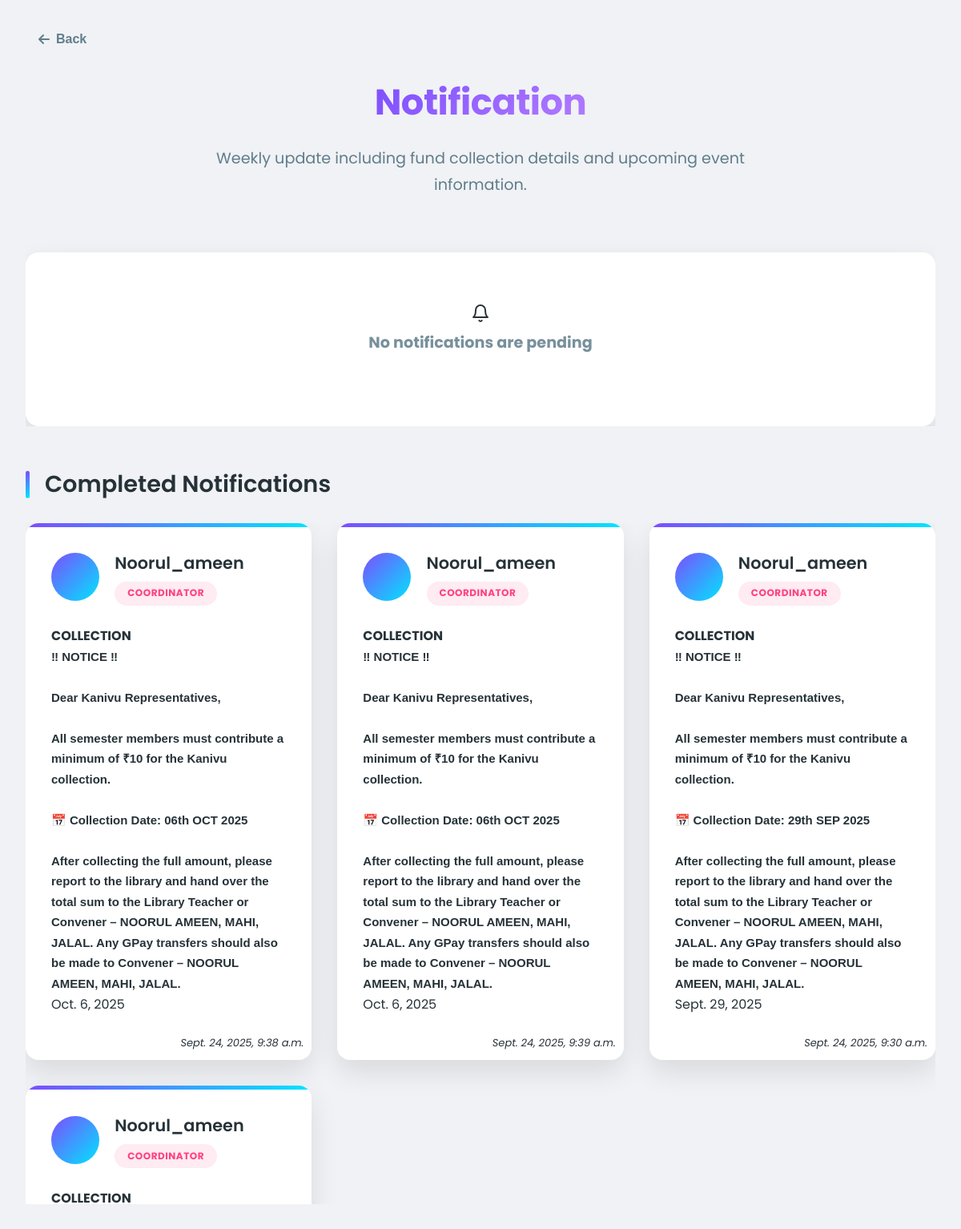
Before: /dashboard/notification/ (signed in) with the older database file.
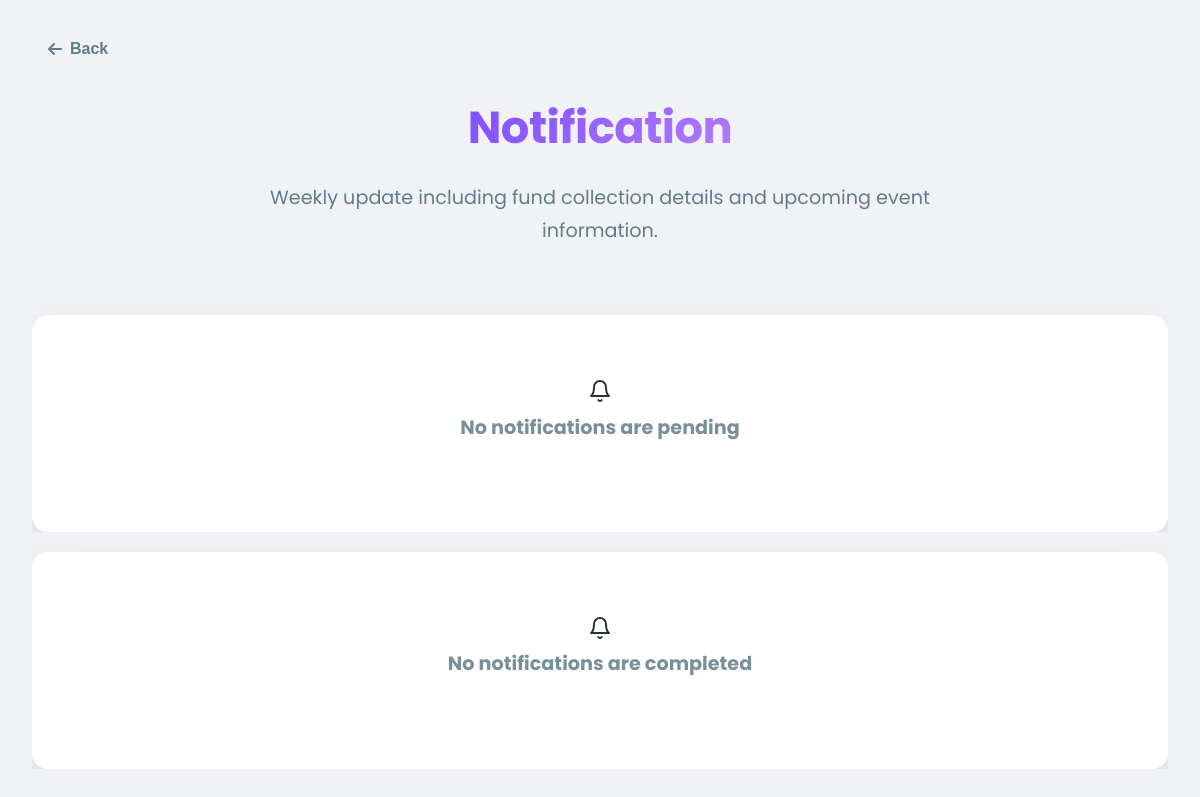
After: the same page with the newer database file.
### dashboard/models.py (models this page shows, shortened)
class NotifyModel(models.Model):
    user=models.ForeignKey(User,on_delete=models.CASCADE)
    title=models.CharField(max_length=255)
    description=models.TextField()
    is_completed=models.BooleanField(default=False)
    program_date=models.DateField()
    announced_time=models.DateTimeField(auto_now_add=True)

### users/models.py (models this page shows, shortened)
class UserProfile(models.Model):
    GENDER_CHOICE=(
        ("","Select the gender"),
        ("male","male"),
        ("female","female"),
    )
    ROLE_CHOICE=(
        ("public_user","public_user"),
        ("member","member"),
        ("coordinator","coordinator"),
        ("convenier","convenier"),
        ("office_staff","office_staff"),
        ("principal","principal"),
        ("chairman","chairman"),
    )
    BLOOD_GROUP_CHOICES = [
        ('', 'Select Blood Group'),
        ('A+', 'A+'),
        ('A-', 'A-'),
        ('B+', 'B+'),
        ('B-', 'B-'),
        ('AB+', 'AB+'),
        ('AB-', 'AB-'),
        ('O+', 'O+'),
        ('O-', 'O-'),
    ]
    user=models.OneToOneField(User,on_delete=models.CASCADE)
    phone_number=models.CharField(max_length=10,null=True,blank=True)
    role=models.CharField(max_length=20,choices=ROLE_CHOICE,default="public_user")
    gender=models.CharField(max_length=10,choices=GENDER_CHOICE,null=True,blank=True)
    address=models.TextField(null=True,blank=True)
    created_at=models.DateTimeField(auto_now_add=True)
    photo=models.ImageField(upload_to="profile_pics/",null=True,blank=True)
    blood=models.CharField(max_length=3,default="",choices=BLOOD_GROUP_CHOICES)
    is_donor = models.BooleanField(default=False)
    date_of_birth = models.DateField(null=True, blank=True)
    age = models.PositiveIntegerField(null=True, blank=True)

### dashboard/views.py (the view)
# urls.py: path("notification/",views.Notification,name="notification"),
@login_required(login_url="/users/login/")
def Notification(req):
    if (req.method=="POST"):
        if not req.user.userprofile.role in ["convenier","coordinator"]:
            return HttpResponseRedirect("/")
        notification_type = req.POST.get("notification_type")
        title=req.POST.get("title")
        description=req.POST.get("description")
        programDate=req.POST.get("program_date")
        department=req.POST.get("department")
        priorityDuty=req.POST.get("selected_section")
        volunteer_date = req.POST.get("date")
        today=timezone.localdate()
        try:
            if not title or not description:
                return JsonResponse({
                    "status":"error",
                    "title":"Both fields are required",
                    "message":"Title and description are required"
                })
            if notification_type == "volunteer":
                if not volunteer_date:
                    return JsonResponse({
                        "status":"error",
                        "title":"Date required",
                        "message":"Date is required for volunteer notifications."
                    })
                volunteer_date_stripped = datetime.strptime(volunteer_date, "%Y-%m-%d").date()
                Volunteer_Notifications.objects.create(
                    title=title,
                    description=description,
                    date=volunteer_date_stripped,
                    sent_by=req.user
                )
                return JsonResponse({
                    "status":"success",
                    "title":"Volunteer notification uploaded",
                    "message":"Your volunteer notification was submitted successfully."
                })
            if not programDate:
                return JsonResponse({
                    "status":"error",
                    "title":"Program Date required",
                    "message":"Program date is required.It cannot be blank"
                })
            programDateStripped=datetime.strptime(programDate,"%Y-%m-%d").date()
            if programDateStripped<today:
                return JsonResponse({
                    "status":"error",
                    "title":"Invalid Program Date",
                    "message":"Program date cannot be set as past"
                })
            if priorityDuty:
                if not any(choice[0] == priorityDuty for choice in NotifyModelPriority.PRIORITY_DUTY):
                    return JsonResponse({
                        "status":"error",
                        "title":"Invalid section",
                        "message":"Only accepts Collection,Finance,No option"
                    })
                if department:
                    if any(choice[0] == department for choice in memberRegistration.DEPARTMENT_CHOICES):
                        notify=NotifyModel.objects.create(
                            user=req.user,
                            title=title,
                            description=description,
                            program_date=programDateStripped,
                        )
                        NotifyModelPriority.objects.create(
                            notify=notify,
                            department=department,
                            priority_duty=priorityDuty
                        )
                        return JsonResponse({
                            "status":"success",
                            "title":"Notification Uploaded",
                            "message":"Your notification is successfully submitted!"
                        })
                else:
                    notify=NotifyModel.objects.create(
                        user=req.user,
                        title=title,
                        description=description,
                        program_date=programDateStripped,
                    )
                    NotifyModelPriority.objects.create(
                        notify=notify,
                        priority_duty=priorityDuty
                    )
                    return JsonResponse({
                        "status":"success",
                        "title":"Notification Uploaded",
                        "message":"Your notification is successfully submitted!"
                    })
            else:
                NotifyModel.objects.create(
                    user=req.user,
                    title=title,
                    description=description,
                    program_date=programDateStripped
                )
            return JsonResponse({
                "status":"success",
                "title":"Notification Uploaded",
                "message":"Your notification is successfully submitted!"
            })
        except Exception as e:
            return JsonResponse({
                "status":"error",
                "title":"Unexpected error occured",
                "message":str(e)
            })
    else:
        today=timezone.localdate()
        NotifyModel.objects.filter(is_completed=False,program_date__lt=today).update(is_completed=True)
        AnnouncementModel.objects.filter(is_completed=False,event_date__lt=today).update(is_completed=True)
        pendingNotifications=NotifyModel.objects.filter(is_completed=False).order_by("-program_date")
        completedNotification=NotifyModel.objects.filter(is_completed=True).order_by("-program_date")
        volunteer_notifications = Volunteer_Notifications.objects.select_related("sent_by").order_by("-date", "-send_date")
        annnouncements=AnnouncementModel.objects.filter(is_completed=False).order_by('-event_date')
        previous_announcements=AnnouncementModel.objects.filter(is_completed=True).order_by('-event_date')
        cntx={
            "pending_notifications":pendingNotifications,
            "completed_notifications":completedNotification,
            "volunteer_notifications":volunteer_notifications,
            "announcements":annnouncements,
            "previous_announcements":previous_announcements,
            "today":today.isoformat(),
            "departments":memberRegistration.DEPARTMENT_CHOICES,
        }
    return render(req,"dashboard/notification.html",context=cntx)

### templates/dashboard/notification.html (shortened to what this page needs)
<!DOCTYPE html>
<html lang="en">
    {% load static %}
<head>
    <link rel="stylesheet" href="https://cdnjs.cloudflare.com/ajax/libs/font-awesome/6.4.0/css/all.min.css">
</head>
<body>
    <button onclick="window.location.href='{% url 'dashboard:dashboard' %}'" class="back-btn">
        <i class="fas fa-arrow-left"></i>
        <span>Back</span>
    </button>
    <div class="container">
        <header>
            <h1>Notification</h1>
            <p class="subtitle">Weekly update including fund collection details and upcoming event information.</p>
        </header>
        {% if pending_notifications %}
            <div class="section-header">
                <h2 class="section-title">Ongoing Notification</h2>
            </div>
            <div class="user-grid">
                {% for i in pending_notifications %}
                <div class="user-card">
                    <div class="user-header">
                        <div class="user-avatar"></div>
                        <div class="user-info">
                            <div class="user-name">{{ i.user.username }}</div>
                            <span class="user-role role-coordinator">{{i.user.userprofile.role}}</span>
                        </div>
                    </div>
                    <div class="user-details">
                        <b>{{i.title}}</b>
                        <pre class="description">{{i.description}}</pre>
                        <p>{{i.program_date}}</p>
                        <i class="time">{{i.announced_time}}</i>
                    </div>
                    {% if i.user == request.user or request.user.userprofile.role == "convenier" %}
                        <button class="notify-btn complete-btn end" data-id="{{i.id}}" type="button" onclick="endNotify(this)">End</button>
                        <div class="action-buttons">
                            <button class="notify-btn delete-btn" data-userid="{{i.id}}" onclick="deleteNotification(this)">Delete Notification</button>
                        </div>
                    {% endif %}
                </div>
                {% endfor %}
            </div>
        {% else %}
            <div class="user-grid">
                <div class="empty-state">
                    <div data-feather="bell"></div>
                    <h3 class="empty-text">No notifications are pending</h3>
                </div>
            </div>
        {% endif %}
        {% if completed_notifications %}
            <div class="section-header">
                <h2 class="section-title">Completed Notifications</h2>
            </div>
            <div class="user-grid">
                {% for i in completed_notifications %}
                <div class="user-card">
                    <div class="user-header">
                        <div class="user-avatar"></div>
                        <div class="user-info">
                            <div class="user-name">{{ i.user.username }}</div>
                            <span class="user-role role-coordinator">{{i.user.userprofile.role}}</span>
                        </div>
                    </div>
                    <div class="user-details">
                        <b>{{i.title}}</b>
                            <pre class="description">{{i.description}}</pre>
                        <p>{{i.program_date}}</p>
                        <i class="time">{{i.announced_time}}</i>
                    </div>
                </div>
                {% endfor %}
            </div>
        {% else %}
            <div class="user-grid">
                <div class="empty-state">
                    <div data-feather="bell"></div>
                    <h3 class="empty-text">No notifications are completed</h3>
                </div>
            </div>
        {% endif %}
    </div>
</body>
</html>

### templates/dashboard/notification.html (style rules this page uses)
:root { --primary: #7c4dff; --primary-light: #b47cff; --secondary: #00e5ff; --secondary-light: #6effff; --accent: #ff4081; --accent-light: #ff79b0; --dark: #263238; --light: #f5f7fa; --card-bg: #ffffff; --body-bg: #f0f2f5; --success: #00c853; --warning: #ffab00; --shadow: 0 15px 35px rgba(0,0,0,0.1); --radius: 16px; }
* { margin: 0; padding: 0; box-sizing: border-box; }
body { font-family: 'Poppins', sans-serif; background: var(--body-bg); color: var(--dark); line-height: 1.7; min-height: 100vh; padding: 2rem 4rem; height: 100vh auto; }
.container { max-width: 1600px; margin: 0 auto; }
header { text-align: center; margin-bottom: 3rem; position: relative; }
h1 { font-size: 2.8rem; font-weight: 700; color: var(--primary); margin-bottom: 1rem; letter-spacing: -0.5px; background: linear-gradient(135deg, var(--primary), var(--primary-light)); -webkit-background-clip: text; background-clip: text; -webkit-text-fill-color: transparent; display: inline-block; }
.subtitle { font-size: 1.2rem; color: #607d8b; max-width: 700px; margin: 0 auto 2rem; }
.user-grid { display: grid; gap: 2rem; grid-template-columns: repeat(auto-fill, minmax(350px, 1fr)); max-height: 850px; overflow-y: scroll; }
.empty-state { text-align: center; padding: 4rem; background: white; border-radius: var(--radius); box-shadow: var(--shadow); grid-column: 1 / -1; margin-top: 20px; }
.empty-text { font-size: 1.2rem; color: #78909c; margin-bottom: 1.5rem; }
@media (max-width: 1200px) { body { padding: 2rem; } }
.back-btn { display: inline-flex; align-items: center; gap: 0.5rem; background: transparent; border: none; color: #607d8b; font-weight: 600; cursor: pointer; font-size: 1rem; transition: all 0.3s ease; padding: 0.5rem 1rem; border-radius: 6px; margin-bottom: 1.5rem; }

Changed rows visible on the page:
removed NotifyModel: user.username "Noorul_ameen", user.userprofile.role "COORDINATOR", title "COLLECTION", description "‼ NOTICE ‼ Dear Kanivu Representatives, All semester members must contribute a minimum of ₹10 for the Kanivu collection. 📅 Collection Date: 06th OCT 2025 After collecting the full amount, please report to the library and hand over the total sum to the Library Teacher or Convener – NOORUL AMEEN, MAHI, JALAL. Any GPay transfers should also be made to Convener – NOORUL AMEEN, MAHI, JALAL.", program_date "Oct. 6, 2025", announced_time "Sept. 24, 2025, 9:38 a.m."
removed NotifyModel: user.username "Noorul_ameen", user.userprofile.role "COORDINATOR", title "COLLECTION", description "‼ NOTICE ‼ Dear Kanivu Representatives, All semester members must contribute a minimum of ₹10 for the Kanivu collection. 📅 Collection Date: 06th OCT 2025 After collecting the full amount, please report to the library and hand over the total sum to the Library Teacher or Convener – NOORUL AMEEN, MAHI, JALAL. Any GPay transfers should also be made to Convener – NOORUL AMEEN, MAHI, JALAL.", program_date "Oct. 6, 2025", announced_time "Sept. 24, 2025, 9:39 a.m."
removed NotifyModel: user.username "Noorul_ameen", user.userprofile.role "COORDINATOR", title "COLLECTION", description "‼ NOTICE ‼ Dear Kanivu Representatives, All semester members must contribute a minimum of ₹10 for the Kanivu collection. 📅 Collection Date: 29th SEP 2025 After collecting the full amount, please report to the library and hand over the total sum to the Library Teacher or Convener – NOORUL AMEEN, MAHI, JALAL. Any GPay transfers should also be made to Convener – NOORUL AMEEN, MAHI, JALAL.", program_date "Sept. 29, 2025", announced_time "Sept. 24, 2025, 9:30 a.m."
removed NotifyModel: user.username "Noorul_ameen", user.userprofile.role "COORDINATOR", title "COLLECTION"
Other visible differences:
text no longer shown: "Completed Notifications"
text now shown: "No notifications are completed"
